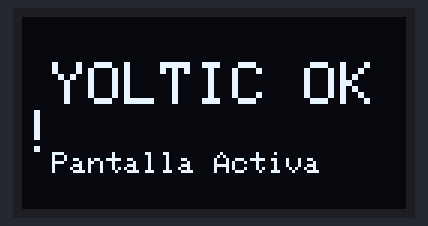
Simulated run of this sketch. Board: ESP32. Parts: 128×64 one-colour display. What the sketch prints to the serial monitor is not drawn.

Above: at 1.1 s.
At 3.18 s:
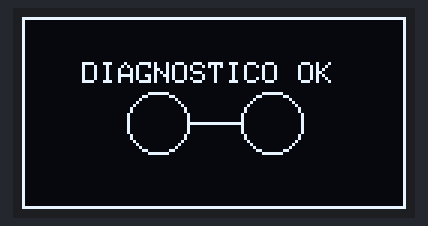
At 3.63 s:
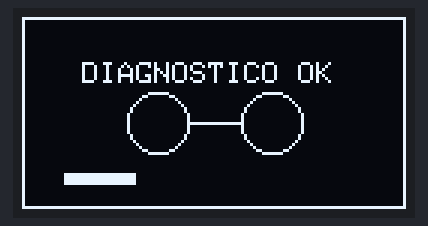
At 4.24 s:
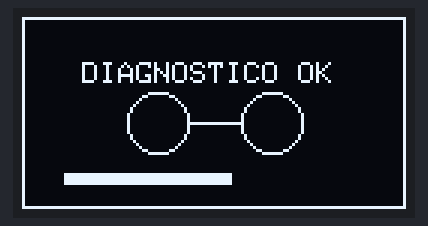
At 4.84 s:
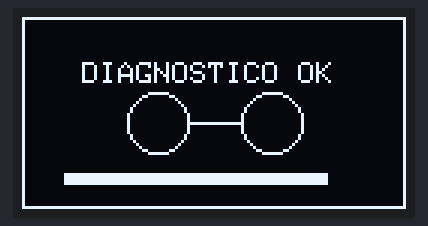
At 5.41 s:
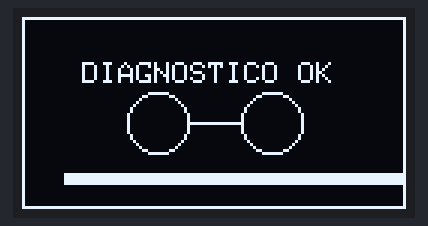

Measured:
- by itself, everything shown: repeats every 2.4 s, in 16 steps
- what the display in image 0 shows lasts 2.0 s, from 1.1 s to 3.1 s

The sketch:

test_oled.ino
```cpp
#include <Wire.h>
#include <Adafruit_GFX.h>
#include <Adafruit_SSD1306.h>

#define SCREEN_WIDTH 128
#define SCREEN_HEIGHT 64
#define OLED_RESET -1

// Pines I2C configurados para tus lentes Yoltic
#define I2C_SDA 8
#define I2C_SCL 9

Adafruit_SSD1306 display(SCREEN_WIDTH, SCREEN_HEIGHT, &Wire, OLED_RESET);

void setup() {
  Serial.begin(115200);
  delay(1000);

  Serial.println("\n=============================================");
  Serial.println("     YOLTIC - DIAGNOSTICO DE PANTALLA OLED   ");
  Serial.println("=============================================");

  // 1. INICIAR I2C SCANNER
  Serial.println("1. Escaneando bus I2C en busca de dispositivos...");
  Wire.begin(I2C_SDA, I2C_SCL);

  byte error, address;
  int nDevices = 0;

  for(address = 1; address < 127; address++) {
    Wire.beginTransmission(address);
    error = Wire.endTransmission();

    if (error == 0) {
      Serial.print("   -> ¡Dispositivo encontrado en direccion 0x");
      if (address < 16) Serial.print("0");
      Serial.print(address, HEX);
      Serial.println("!");
      nDevices++;
    }
    else if (error == 4) {
      Serial.print("   -> Error desconocido en direccion 0x");
      if (address < 16) Serial.print("0");
      Serial.println(address, HEX);
    }
  }

  if (nDevices == 0) {
    Serial.println("❌ ERROR CRITICO: No se detecto NINGUN dispositivo I2C.");
    Serial.println("   Verifica que los cables VCC, GND, SDA (Pin 8) y SCL (Pin 9) esten firmes.");
  } else {
    Serial.println("   Escaneo completado.");
  }

  Serial.println("\n2. Inicializando pantalla SSD1306 (Direccion 0x3C)...");

  // 2. INICIALIZAR PANTALLA
  if(!display.begin(SSD1306_SWITCHCAPVCC, 0x3C)) {
    Serial.println("❌ ERROR: La pantalla OLED no respondio al comando de inicio.");
    Serial.println("   Recomendaciones:");
    Serial.println("   - Revisa si SDA y SCL estan invertidos (SDA al Pin 8, SCL al Pin 9).");
    Serial.println("   - Comprueba que la pantalla tenga suficiente voltaje (3.3V o 5V).");
    while(1);
  }

  Serial.println("✅ ¡Pantalla inicializada con exito!");

  // Mostrar pantalla de bienvenida
  display.clearDisplay();
  display.setTextSize(2);
  display.setTextColor(SSD1306_WHITE);
  display.setCursor(10, 15);
  display.println("YOLTIC OK!");
  display.setTextSize(1);
  display.setCursor(10, 45);
  display.println("Pantalla Activa");
  display.display();
  delay(2000);
}

void loop() {
  // Animacion simple de barra deslizante para confirmar que el refresco funciona
  for(int x = 0; x < SCREEN_WIDTH; x += 4) {
    display.clearDisplay();

    // Marco exterior
    display.drawRect(0, 0, SCREEN_WIDTH, SCREEN_HEIGHT, SSD1306_WHITE);

    // Titulo
    display.setTextSize(1);
    display.setCursor(20, 15);
    display.println("DIAGNOSTICO OK");

    // Dibujo de los lentes Yoltic estilizados
    display.drawCircle(45, 35, 10, SSD1306_WHITE);
    display.drawCircle(83, 35, 10, SSD1306_WHITE);
    display.drawLine(55, 35, 73, 35, SSD1306_WHITE);

    // Barra de carga animada
    display.fillRect(14, 52, x, 4, SSD1306_WHITE);

    display.display();
    delay(50);
  }
}
```
